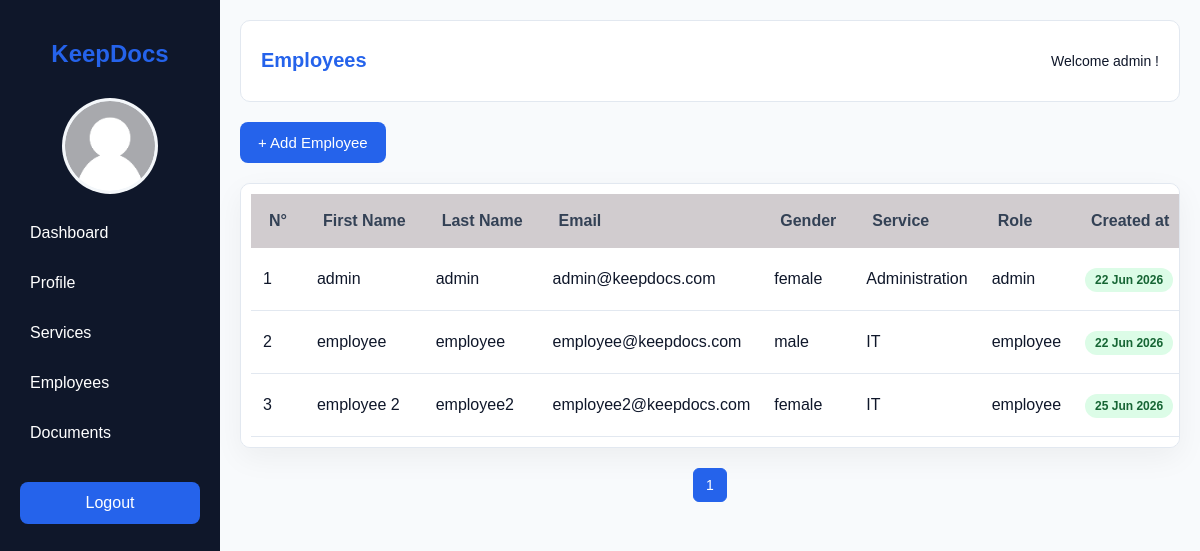
Page /admin/user.php (signed in) on the committed database.
### tables this page shows
CREATE TABLE `users` (
  `id` int(11) NOT NULL,
  `firstName` varchar(100) NOT NULL,
  `lastName` varchar(100) NOT NULL,
  `email` varchar(100) NOT NULL,
  `password` varchar(32) NOT NULL,
  `gender` enum('male','female') DEFAULT NULL,
  `photo` varchar(255) DEFAULT NULL,
  `serviceId` int(11) DEFAULT NULL,
  `role` enum('admin','employee') DEFAULT 'employee',
  `createdAt` timestamp NOT NULL DEFAULT current_timestamp()
);

CREATE TABLE `service` (
  `id` int(11) NOT NULL,
  `name` varchar(100) NOT NULL,
  `description` text NOT NULL,
  `responsable` varchar(250) NOT NULL
);

### session.php (called while the page is built, shortened)
<?php
$Username = $_SESSION['userName'];
?>

### admin/user.php (the view, shortened to what this page needs)
<?php
require '../dbconnect.php';
require '../session.php';
$page = isset($_GET['page']) ? (int)$_GET['page'] : 1;
$limit = 5;
$start = ($page - 1) * $limit;
$query = "SELECT
            u.id,
            u.firstName,
            u.lastName,
            u.email,
            u.gender,
            u.role,
            u.createdAt,
            s.name AS serviceName
          FROM users u
          LEFT JOIN service s ON u.serviceId = s.id
          LIMIT $start, $limit";
$result = mysqli_query($connection, $query);
$numUsers = mysqli_num_rows($result);
$countQuery = "SELECT COUNT(*) AS total FROM users";
$countResult = mysqli_query($connection, $countQuery);
$row = mysqli_fetch_assoc($countResult);
$totalUsers = $row['total'];
$totalPages = ceil($totalUsers / $limit);
$counter = $start;;
?>
<!DOCTYPE html>
<html lang="fr">
<head>
    <link rel="stylesheet" href="admin.css">
</head>
<body class="admin-body">
   <?php include 'sidebar.php' ?>
    <main class="main-content">
        <header class="topbar">
            <h1>Employees</h1>
            <div class="admin-info">
                <span>Welcome <?php echo $Username." !"; ?> </span>
            </div>
        </header>
         <div class="actions-bar">
        <a href="createUser.php" class="add-service-btn">+ Add Employee</a>
    </div>
    <div class="table-container">
        <table class="services-table">
            <thead>
                <tr>
                    <th>N°</th>
                    <th>First Name</th>
                    <th>Last Name</th>
                    <th>Email</th>
                    <th>Gender</th>
                    <th>Service</th>
                    <th>Role</th>
                    <th>Created at</th>
                </tr>
            </thead>
            <tbody>
                <?php if ($result && $numUsers > 0): ?>
                    <?php  while ($user = mysqli_fetch_array($result)):?>
                    <?php $counter++ ?>
                    <tr>
                        <td><?php echo $counter;?></td>
                        <td><?php echo $user['firstName'];?> </td>
                        <td><?php echo $user['lastName'];?></td>
                        <td><?php echo $user['email'];?></td>
                        <td><?php echo $user['gender'];?></td>
                        <td><?php echo $user['serviceName']?></td>
                        <td><?php echo $user['role']?></td>
                        <td><span class="badge valide"><?php echo date("d M Y", strtotime($user['createdAt'])); ?></span></td>
                    </tr>
                <?php endwhile; ?>
                <?php endif; ?>
            </tbody>
        </table>
    </div>
            <div class="pagination">
            <?php
            for($i = 1; $i <= $totalPages; $i++)
            {
                $active = ($i == $page) ? "active" : "";
                echo "<a class='$active' href='?page=$i'>$i</a>";
            }
            ?>
        </div>
    </main>
</body>
</html>

### admin/admin.css (style rules this page uses)
.admin-body { margin:0; font-family:Arial, sans-serif; background:#f8fafc; color:#0f172a; overflow-x:hidden; }
.main-content { margin-left:220px; padding:20px; background:#f8fafc; min-height:100vh; box-sizing:border-box; }
.topbar { background:#ffffff; padding:15px 20px; border-radius:10px; display:flex; justify-content:space-between; align-items:center; margin-bottom:20px; border:1px solid #e2e8f0; }
.topbar h1 { font-size:20px; color:#2563eb; }
.admin-info { color:#0f172a; font-size:14px; }
.actions-bar { margin:20px 0; }
.add-service-btn { display:inline-block; background:#2563eb; color:white; padding:12px 18px; border-radius:8px; text-decoration:none; transition:0.3s; font-size:15px; }
.table-container { background:#ffffff; border:1px solid #e2e8f0; border-radius:10px; padding:10px; overflow-x:auto; box-shadow:0 10px 30px rgba(0,0,0,0.05); }
.services-table { width:100%; border-collapse:collapse; }
.services-table thead { background:#d1cccf; color:rgb(0, 0, 0); }
.services-table th { padding:18px; text-align:left; color:#334155; font-size:16px; white-space: nowrap; }
.services-table td { padding:12px; text-align:left; border-bottom:1px solid #e2e8f0; font-size: 16px; white-space: nowrap; }
.badge.valide { background: #dcfce7; color: #166534; padding: 5px 10px; border-radius: 999px; font-size: 12px; font-weight: 600; }
.pagination { margin-top:20px; display:flex; gap:8px; justify-content:center; }
.pagination a { padding:8px 12px; border:1px solid #e5e7eb; color:#2563eb; text-decoration:none; border-radius:6px; font-size:14px; transition:0.2s; background:white; }
.pagination a.active { background:#2563eb; color:white; border-color:#2563eb; }

### rows in the picture
users: firstName "admin", lastName "admin", email "admin@keepdocs.com", gender "female", serviceId.name "Administration", role "admin", createdAt "22 Jun 2026"
users: firstName "employee", lastName "employee", email "employee@keepdocs.com", gender "male", serviceId.name "IT", role "employee", createdAt "22 Jun 2026"
users: firstName "employee 2", lastName "employee2", email "employee2@keepdocs.com", gender "female", serviceId.name "IT", role "employee", createdAt "25 Jun 2026"

### other values in the picture
$Username "admin"
